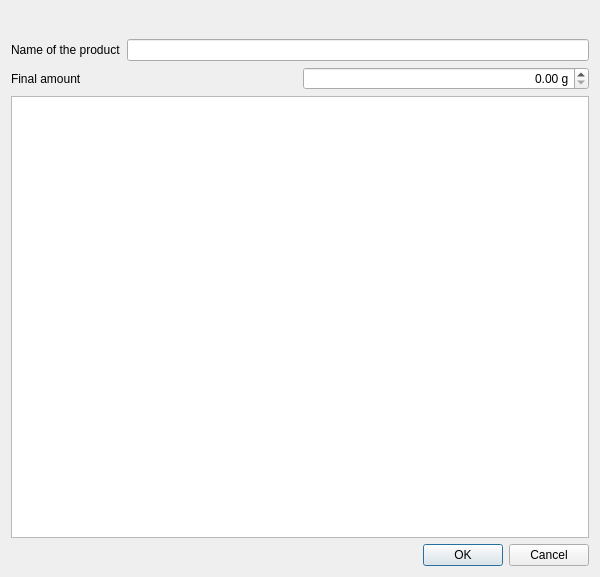
<?xml version="1.0" encoding="UTF-8"?>
<ui version="4.0">
 <class>frmProductsElaboratedAdd</class>
 <widget class="QDialog" name="frmProductsElaboratedAdd">
  <property name="windowModality">
   <enum>Qt::WindowModal</enum>
  </property>
  <property name="geometry">
   <rect>
    <x>0</x>
    <y>0</y>
    <width>600</width>
    <height>577</height>
   </rect>
  </property>
  <property name="windowTitle">
   <string>Managing elaborated products</string>
  </property>
  <property name="windowIcon">
   <iconset resource="../images/caloriestracker.qrc">
    <normaloff>:/caloriestracker/books.png</normaloff>:/caloriestracker/books.png</iconset>
  </property>
  <property name="modal">
   <bool>true</bool>
  </property>
  <layout class="QHBoxLayout" name="horizontalLayout_16">
   <item>
    <layout class="QVBoxLayout" name="verticalLayout_3">
     <item>
      <widget class="QLabel" name="lbl">
       <property name="font">
        <font>
         <pointsize>14</pointsize>
         <weight>75</weight>
         <bold>true</bold>
        </font>
       </property>
       <property name="styleSheet">
        <string notr="true">color: rgb(0, 128, 0);</string>
       </property>
       <property name="alignment">
        <set>Qt::AlignCenter</set>
       </property>
      </widget>
     </item>
     <item>
      <layout class="QHBoxLayout" name="horizontalLayout_14">
       <item>
        <widget class="QLabel" name="label_15">
         <property name="text">
          <string>Name of the product</string>
         </property>
        </widget>
       </item>
       <item>
        <widget class="QLineEdit" name="txtName"/>
       </item>
      </layout>
     </item>
     <item>
      <layout class="QHBoxLayout" name="horizontalLayout_17">
       <item>
        <widget class="QLabel" name="label_16">
         <property name="text">
          <string>Final amount</string>
         </property>
        </widget>
       </item>
       <item>
        <widget class="myQDoubleSpinBox" name="spnFinalAmount">
         <property name="alignment">
          <set>Qt::AlignRight|Qt::AlignTrailing|Qt::AlignVCenter</set>
         </property>
         <property name="suffix">
          <string> g</string>
         </property>
         <property name="maximum">
          <double>1000000.000000000000000</double>
         </property>
         <property name="value">
          <double>0.000000000000000</double>
         </property>
        </widget>
       </item>
      </layout>
     </item>
     <item>
      <widget class="QTableWidget" name="tblProductsIn"/>
     </item>
     <item>
      <widget class="QDialogButtonBox" name="bb">
       <property name="standardButtons">
        <set>QDialogButtonBox::Cancel|QDialogButtonBox::Ok</set>
       </property>
      </widget>
     </item>
    </layout>
   </item>
  </layout>
 </widget>
 <customwidgets>
  <customwidget>
   <class>myQDoubleSpinBox</class>
   <extends>QDoubleSpinBox</extends>
   <header location="global">myqdoublespinbox</header>
  </customwidget>
 </customwidgets>
 <resources>
  <include location="../images/caloriestracker.qrc"/>
 </resources>
 <connections/>
</ui>
